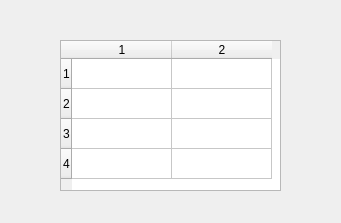
<?xml version="1.0" encoding="UTF-8"?>
<ui version="4.0">
 <class>Dialog</class>
 <widget class="QDialog" name="Dialog">
  <property name="geometry">
   <rect>
    <x>0</x>
    <y>0</y>
    <width>341</width>
    <height>223</height>
   </rect>
  </property>
  <property name="windowTitle">
   <string>Dialog</string>
  </property>
  <widget class="QTableWidget" name="tableWidget">
   <property name="geometry">
    <rect>
     <x>60</x>
     <y>40</y>
     <width>221</width>
     <height>151</height>
    </rect>
   </property>
   <property name="rowCount">
    <number>4</number>
   </property>
   <property name="columnCount">
    <number>2</number>
   </property>
   <row/>
   <row/>
   <row/>
   <row/>
   <column/>
   <column/>
  </widget>
 </widget>
 <resources/>
 <connections/>
</ui>
